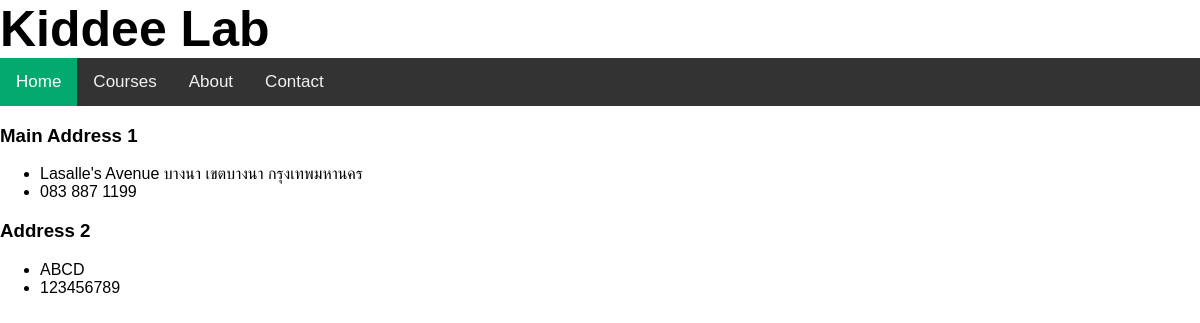
The app's page /catalog/Location/ with its own data.
### catalog/models.py (models this page shows, shortened)
class Location(models.Model):
    name = models.CharField(max_length=100)
    Address = models.TextField(max_length=1000, help_text='Enter the address')
    Ph = models.TextField(max_length=30, help_text='Enter the phone number')

### catalog/views.py (the view)
# urls.py: path('Location/', views.location_list, name='location_list'),
def location_list(request):
    location = Location.objects.all()
    context = {
        'locations': location,
    }
    return render(request,'location_list.html',  context=context)

### catalog/templates/location_list.html (shortened to what this page needs)
{% extends "base_generic.html" %}
{% block content %}
{% for locations in locations %}
  <h3>{{ locations.name}}</h3>
  <ul>
  <li>{{ locations.Address}}</li>
  <li>{{ locations.Ph}}</li>
  </ul>
{% endfor %}
{% endblock %}

### catalog/templates/base_generic.html (shortened to what this page needs)
<!DOCTYPE html>
<html>
<head>
</head>
<body>
<div style="float:Top; font-size:50px"> <b> Kiddee Lab </b></div>
<div class="topnav">
  <a class="active" href="{% url 'home_page' %}">Home</a>
  <a href="{% url 'course_list' %}">Courses</a>
  <a href="{% url 'about' %}">About</a>
  <a href="{% url 'location_list' %}">Contact</a>
</div>
<div class="col-sm-10 ">{% block content %}{% endblock %}</div>
</body>
</html>

### catalog/templates/base_generic.html (style rules this page uses)
body { margin: 0; font-family: Arial, Helvetica, sans-serif; }
.topnav { overflow: hidden; background-color: #333; }
.topnav a { float: left; color: #f2f2f2; text-align: center; padding: 14px 16px; text-decoration: none; font-size: 17px; }
.topnav a.active { background-color: #04AA6D; color: white; }

### records on screen
Location: name "Main Address 1", Address "Lasalle's Avenue บางนา เขตบางนา กรุงเทพมหานคร", Ph "083 887 1199"
Location: name "Address 2", Address "ABCD", Ph "123456789"
